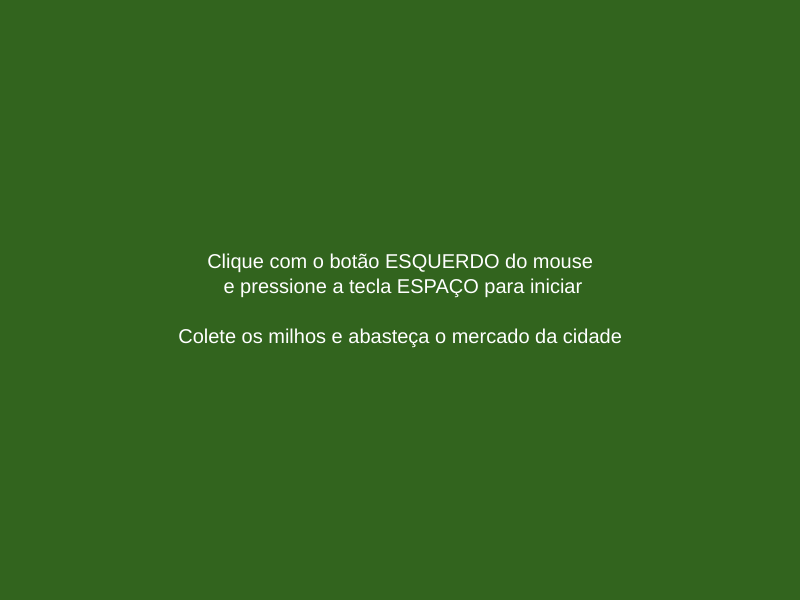
Frame 1 (no input)
Frame 60 (no input): identical to frame 1, image omitted
Frame 120 (the mouse pressed at the canvas centre since frame 60): identical to frame 1, image omitted

The p5.js sketch that drew this single still picture (run headless with seeded random() and noise() and a simulated clock; from frame 60 on, the mouse is pressed at the canvas centre):

// p5.js sketch
// ── sketch.js
let instrucoes = true;
let clicouEsquerdo = false;

const mapaLargura = 800;  // Nova largura
const mapaAltura = 600;   // Nova altura
const jogadorTamanho = 30;
const milhoTamanho = 20;

let jogador;
let milhoPontos = [];
let pontos = 0;

let moveUp = false;
let moveDown = false;
let moveLeft = false;
let moveRight = false;

let venceu = false;

function setup() {
  createCanvas(mapaLargura, mapaAltura);  // Cria o canvas com as novas dimensões
  jogador = new Jogador();
  for (let i = 0; i < 10; i++) {  // Aumentei a quantidade inicial de milhos
    milhoPontos.push(new Milho());
  }
  textSize(20);
}

function draw() {
  if (instrucoes) {
    background(50, 100, 30);
    fill(255);
    textAlign(CENTER, CENTER);
    textSize(20);
    text("Clique com o botão ESQUERDO do mouse\n e pressione a tecla ESPAÇO para iniciar\n\nColete os milhos e abasteça o mercado da cidade", width / 2, height / 2);
    return; // não roda o resto do draw enquanto estiver na tela de instruções
  }

  background(100, 180, 50);

  if (!venceu) {
    if (moveUp) jogador.mover(0, -1);
    if (moveDown) jogador.mover(0, 1);
    if (moveLeft) jogador.mover(-1, 0);
    if (moveRight) jogador.mover(1, 0);

    jogador.update();
    jogador.show();

    for (let i = milhoPontos.length - 1; i >= 0; i--) {
      milhoPontos[i].show();

      if (jogador.coletou(milhoPontos[i])) {
        pontos++;
        milhoPontos.splice(i, 1);
      }
    }

    if (random(1) < 0.01) {
      milhoPontos.push(new Milho());
    }

    fill(255);
    text("Pontos: " + pontos, 10, 25);

    if (pontos >= 50) {
      venceu = true;
    }
  } else {
    background(0, 150, 0);
    fill(255);
    textAlign(CENTER, CENTER);
    textSize(30);
    text("Parabéns!!", width / 2, height / 2 - 40);
    textSize(20);
    text("Você conseguiu coletar os milhos,\n agora a cidade ficou abastecida.", width / 2, height / 2 + 10);
  }
}

function mousePressed() {
  if (mouseButton === LEFT) {
    clicouEsquerdo = true;
  }
}

function keyPressed() {
  if (instrucoes) {
    if (key === ' ' && clicouEsquerdo) {
      instrucoes = false; // Sai da tela de instruções e começa o jogo
    }
  } else if (!venceu) {
    if (keyCode === LEFT_ARROW) {
      moveLeft = true;
    } else if (keyCode === RIGHT_ARROW) {
      moveRight = true;
    } else if (keyCode === UP_ARROW) {
      moveUp = true;
    } else if (keyCode === DOWN_ARROW) {
      moveDown = true;
    }
  }
}

function keyReleased() {
  if (!instrucoes) {
    if (keyCode === LEFT_ARROW) {
      moveLeft = false;
    } else if (keyCode === RIGHT_ARROW) {
      moveRight = false;
    } else if (keyCode === UP_ARROW) {
      moveUp = false;
    } else if (keyCode === DOWN_ARROW) {
      moveDown = false;
    }
  }
}

class Jogador {
  constructor() {
    this.x = width / 2;
    this.y = height / 2;
    this.speed = 4;
    this.size = jogadorTamanho;
  }

  update() {
    this.x = constrain(this.x, 0, width - this.size);
    this.y = constrain(this.y, 0, height - this.size);
  }

  show() {
    fill(0, 0, 200);
    rect(this.x, this.y, this.size, this.size);
  }

  mover(dx, dy) {
    this.x += dx * this.speed;
    this.y += dy * this.speed;
  }

  coletou(milho) {
    return !(this.x + this.size < milho.x ||
             this.x > milho.x + milho.size ||
             this.y + this.size < milho.y ||
             this.y > milho.y + milho.size);
  }
}

class Milho {
  constructor() {
    this.size = milhoTamanho;
    this.x = random(width - this.size);
    this.y = random(height - this.size);
  }

  show() {
    fill(255, 220, 0);
    ellipse(this.x + this.size / 2, this.y + this.size / 2, this.size, this.size);
    fill(0, 150, 0);
    rect(this.x + this.size / 2 - 3, this.y + this.size / 2, 6, this.size / 2);
  }
}
